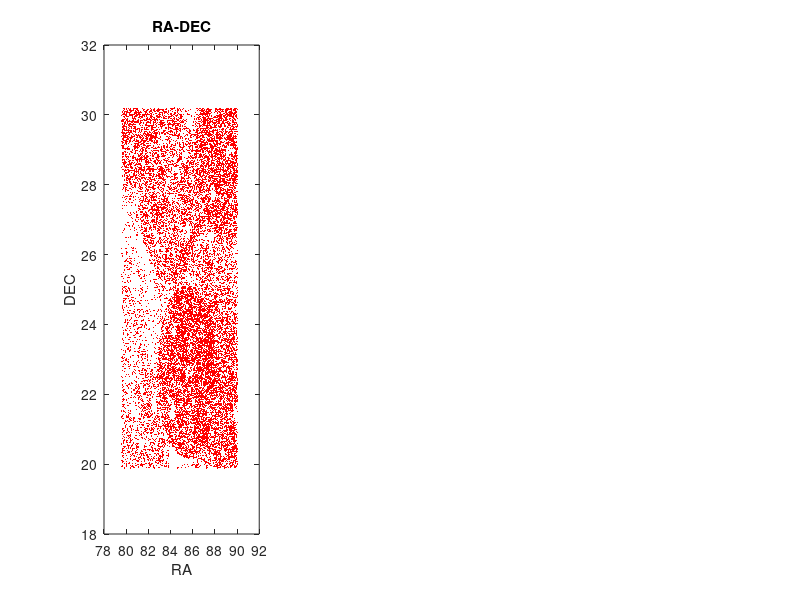

Recreate this plot in MATLAB. (Note: this script raises an error after producing the figure.)
% Homework-5 201711160104 石睿杰

clear;clc;
file=importdata('lamost.csv',',',1);
data=file.data;
dataneeded=[];
teff=data(:,3);
logg=data(:,5);
datasize=size(data);
newdata=[];
for i=1:datasize(1)
    if logg(i,1)>4.0 && teff(i,1)<8000 && teff(i,1)>4000
        newdata=[newdata;data(i,:)];
    end
end

ra=newdata(:,1);
dec=newdata(:,2);
teff=newdata(:,3);
logg=newdata(:,5);
feh=newdata(:,7);
rverr=newdata(:,10);

fig=figure;
subplot(131);
plot(ra,dec,'r.','MarkerSize',3);
title('RA-DEC');xlabel('RA');ylabel('DEC');legend('Position');
grid on;

subplot(132);
scatter(teff,logg,10,feh,'.');
title('Hertzsprung-Russel Diagram');
xlabel('Teff');ylabel('Logg');legend('Position');
grid on;

subplot(133);
hist(rverr,0:1:50);
xlim([0,50]);
title('Rverr');xlabel('bins');ylabel('number');legend('number');
grid on;

saveas(fig,'fig.jpg')
